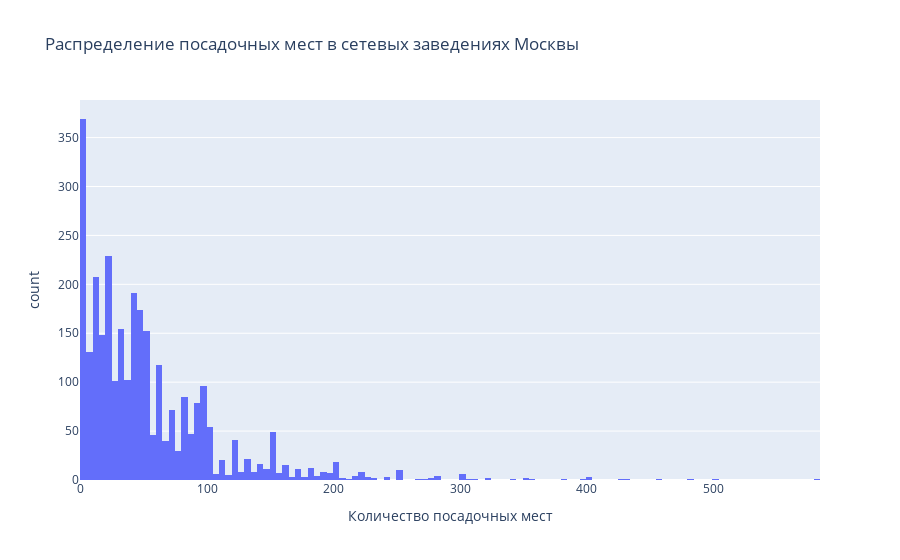

Write notebook code for a chart like this one.
### Markdown cell above
<a id='three-four'></a>
### 2.4 Что характерно для сетевых заведений: много заведений с небольшим числом посадочных мест в каждом или мало заведений с большим количеством посадочных мест?

### Code cell
fig = px.histogram(data.query('chain=="да"'), x="number",  labels={
                     "number": "Количество посадочных мест"
                 },
                title="Распределение посадочных мест в сетевых заведениях Москвы")
fig.write_image("/Users/ulia/yandex_DA/Yandex_Practicum_Projects/Data_Analytics/10_Data_Visualization/Images/fig4.jpeg")
fig.update_annotations(title='Распределение')

### Figure 1 — Plotly figure (JSON) as saved in the notebook; plotly's stock layout.template omitted (floating-point values rounded to 4 significant figures; data arrays with more than 128 entries replaced by an {"elided": "..."} marker saying what was removed)
{"data": [{"alignmentgroup": "True", "bingroup": "x", "hovertemplate": "Количество посадочных мест=%{x}<br>count=%{y}<extra></extra>", "legendgroup": "", "marker": {"color": "#636efa", "pattern": {"shape": ""}}, "name": "", "offsetgroup": "", "orientation": "v", "showlegend": false, "type": "histogram", "x": {"elided": "2964 int values"}, "xaxis": "x", "yaxis": "y"}], "layout": {"barmode": "relative", "legend": {"tracegroupgap": 0}, "title": {"text": "Распределение посадочных мест в сетевых заведениях Москвы"}, "xaxis": {"anchor": "y", "domain": [0, 1], "title": {"text": "Количество посадочных мест"}}, "yaxis": {"anchor": "x", "domain": [0, 1], "title": {"text": "count"}}}}
